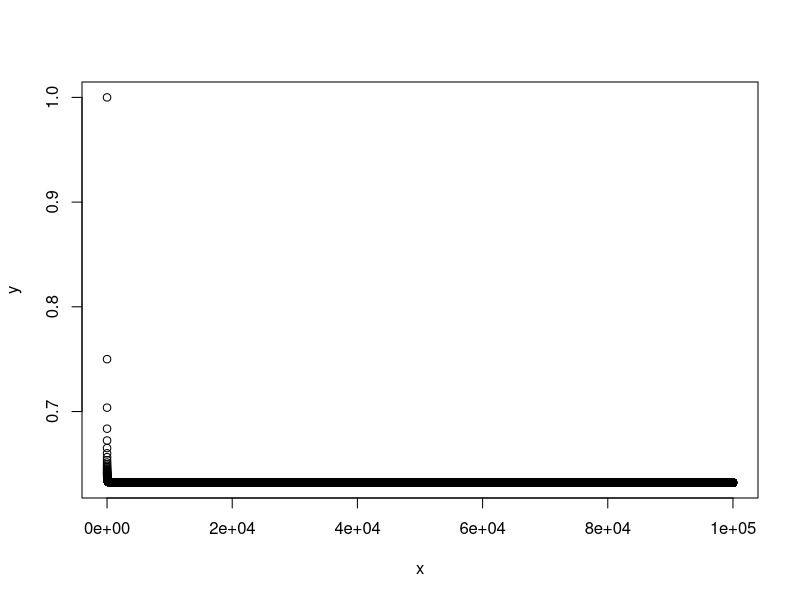

Recreate this plot in R.
#Let x be the base vector, and y contain the chances that any observation is in the bootstrap sample
x=rep(1:100000)
y=rep(0, 100000)
for (i in 1:100000){
  n=x[i]
  y[i]=1-(1-1/n)^n
}  
plot(x, y)

#Numerical testing
store=rep(NA, 10000)
for(i in 1:10000){
  store[i]=sum(sample(1:100,rep=TRUE)==4)>0
}
mean(store)
#About 0.64